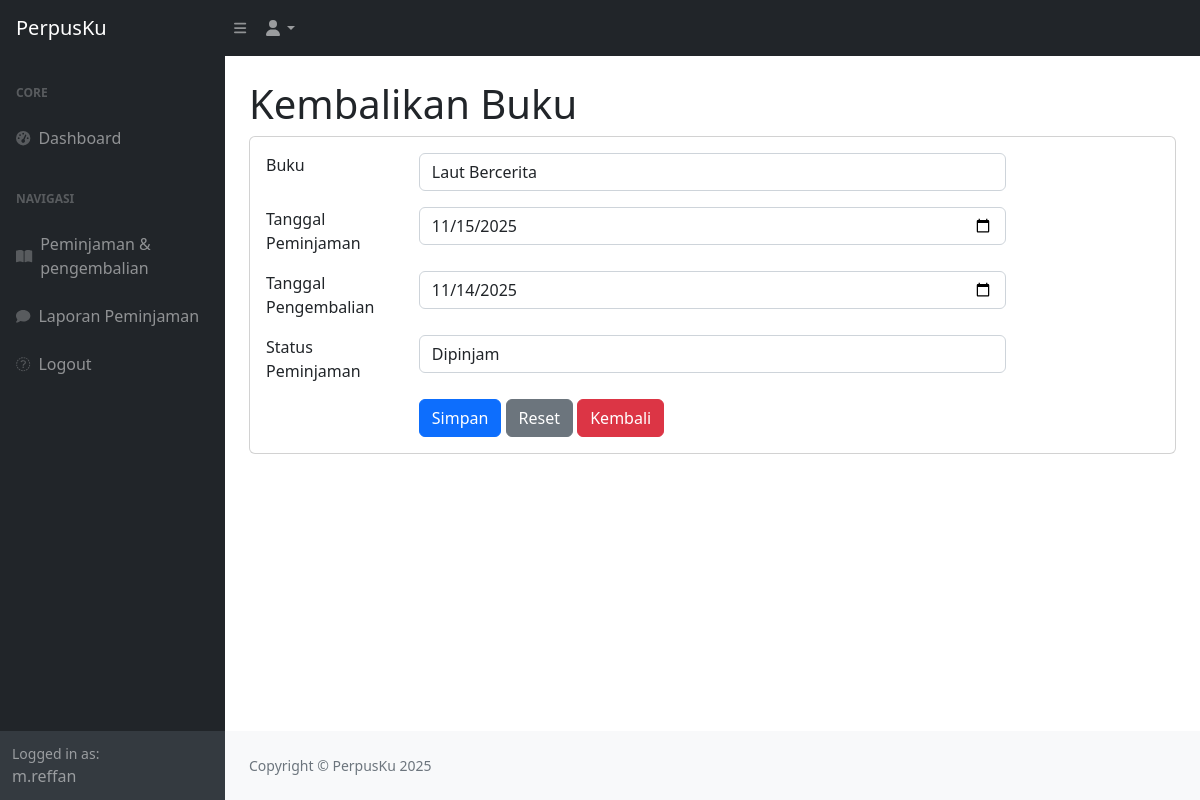
Screenshot of /index.php?page=peminjaman_ubah&&id=3 (signed in) with the database file from the repository.
### tables this page shows
CREATE TABLE `peminjaman` (
  `id_peminjaman` int(11) NOT NULL,
  `id_user` int(11) DEFAULT NULL,
  `id_buku` int(11) DEFAULT NULL,
  `tanggal_peminjaman` varchar(255) DEFAULT NULL,
  `tanggal_pengembalian` varchar(255) DEFAULT NULL,
  `status_peminjaman` enum('dipinjam','dikebalikan','','') DEFAULT NULL
);

CREATE TABLE `buku` (
  `id_buku` int(11) NOT NULL,
  `id_kategori` int(11) DEFAULT NULL,
  `judul` varchar(255) DEFAULT NULL,
  `penulis` varchar(255) DEFAULT NULL,
  `penerbit` varchar(255) DEFAULT NULL,
  `tahun_terbit` varchar(255) DEFAULT NULL,
  `deskripsi` text DEFAULT NULL
);

### peminjaman_ubah.php (the view, shortened to what this page needs)
<h1 class="mt-4">Kembalikan Buku</h1>
<div class="card">
    <div class="card-body">
        <div class="row">
            <div class="col-md-12">
                <form method="post">
                    <?php
                    $id = intval($_GET['id']);
                    $query = mysqli_query($koneksi, "SELECT * FROM peminjaman WHERE id_peminjaman = $id");
                    $data = mysqli_fetch_array($query);
                    ?>
                    <div class="row mb-3">
                        <div class="col-md-2">Buku</div>
                        <div class="col-md-8">
                            <select name="id_buku" class="form-control">
                                <?php
                                $buku = mysqli_query($koneksi, "SELECT * FROM buku");
                                while ($row = mysqli_fetch_array($buku)) {
                                ?>
                                    <option value="<?= $row['id_buku']; ?>"
                                        <?= ($row['id_buku'] == $data['id_buku']) ? 'selected' : ''; ?>>
                                        <?= $row['judul']; ?>
                                    </option>
                                <?php } ?>
                            </select>
                        </div>
                    </div>
                    <div class="row mb-3">
                        <div class="col-md-2">Tanggal Peminjaman</div>
                        <div class="col-md-8">
                            <input type="date" class="form-control"
                                   name="tanggal_peminjaman"
                                   value="<?= $data['tanggal_peminjaman']; ?>">
                        </div>
                    </div>
                    <div class="row mb-3">
                        <div class="col-md-2">Tanggal Pengembalian</div>
                        <div class="col-md-8">
                            <input type="date" class="form-control"
                                   name="tanggal_pengembalian"
                                   value="<?= $data['tanggal_pengembalian']; ?>">
                        </div>
                    </div>
                    <div class="row mb-3">
                        <div class="col-md-2">Status Peminjaman</div>
                        <div class="col-md-8">
                            <select name="status_peminjaman" class="form-control">
                                <option value="dipinjam" <?= ($data['status_peminjaman'] == 'dipinjam') ? 'selected' : ''; ?>>Dipinjam</option>
                            </select>
                        </div>
                    </div>
                    <div class="row">
                        <div class="col-md-2"></div>
                        <div class="col-md-8">
                            <button type="submit" class="btn btn-primary" name="submit">Simpan</button>
                            <button type="reset" class="btn btn-secondary">Reset</button>
                            <a href="?page=peminjaman" class="btn btn-danger">Kembali</a>
                        </div>
                    </div>
                </form>
            </div>
        </div>
    </div>
</div>

### rows the page displays
peminjaman: id_buku "Laut Bercerita", tanggal_peminjaman "11/15/2025", tanggal_pengembalian "11/14/2025"

### other values shown
$_SESSION['user']['nama'] "m.reffan"
